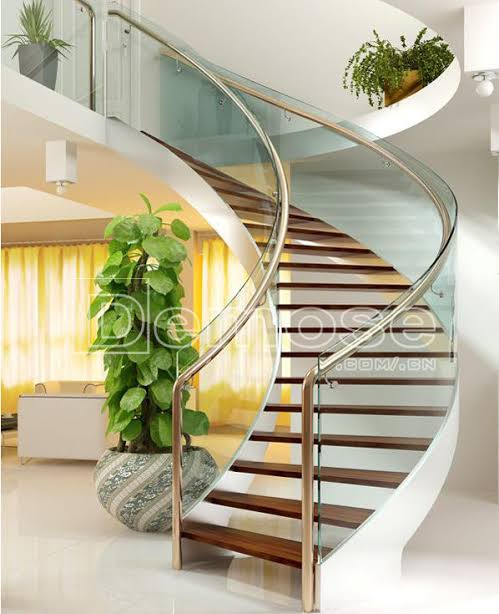
#> input picture Video-G-G-dev/prueba_imagen.jpg, 499 x 614 px
$ python -i preprocesamiento.py   (imports and definitions only)
#> lines starting #> are read from the running program, lines starting #| are printed output that depends on the picture
#> further down, picture is the input picture: shape (614, 499, 3); mean B, G, R 151.6, 177, 183.7
"""Correcciones adaptativas ligeras. Mantiene BGR para detección YOLO."""
import cv2
import numpy as np
from ..calidad.calidad import medir_calidad, validar_bgr


def _gamma(img, valor):
    lut = np.clip(255*(np.arange(256,dtype=np.float32)/255)**valor,0,255).astype(np.uint8)
    return cv2.LUT(img,lut)


def _clahe(img, clip=1.6):
#> called with clip = 1.6
    lab=cv2.cvtColor(img,cv2.COLOR_BGR2LAB)
#> lab: shape (614, 499, 3); mean of channels 0, 1, 2 182.9, 126.7, 142.1
    l,a,b=cv2.split(lab)
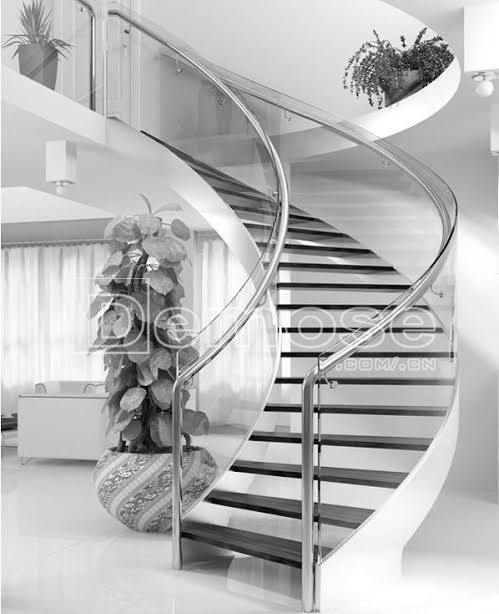
#> l: shape (614, 499); min 0, max 255, mean 182.9
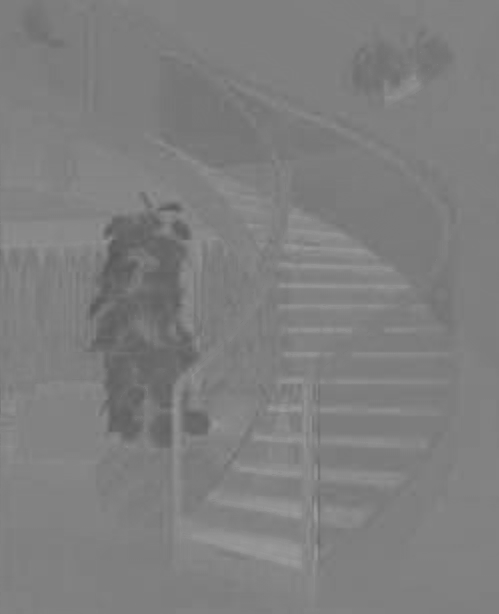
#> a: shape (614, 499); min 88, max 156, mean 126.7
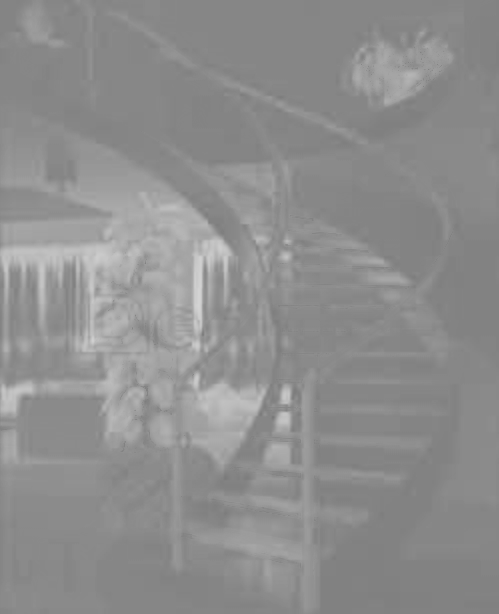
#> b: shape (614, 499); min 122, max 212, mean 142.1
    l=cv2.createCLAHE(clipLimit=clip,tileGridSize=(8,8)).apply(l)
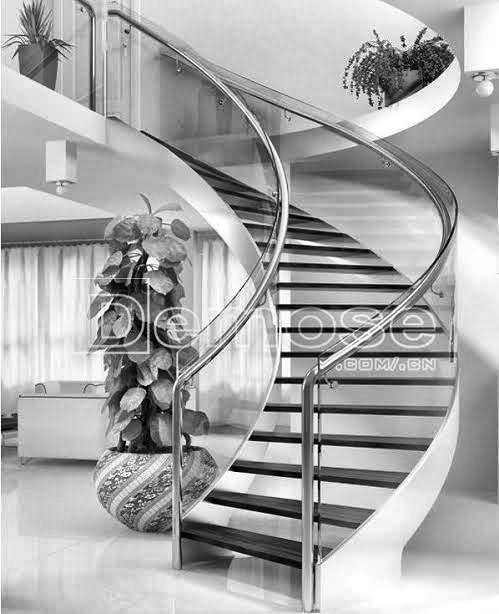
#> l: shape (614, 499); min 0, max 255, mean 168.5
    return cv2.cvtColor(cv2.merge((l,a,b)),cv2.COLOR_LAB2BGR)
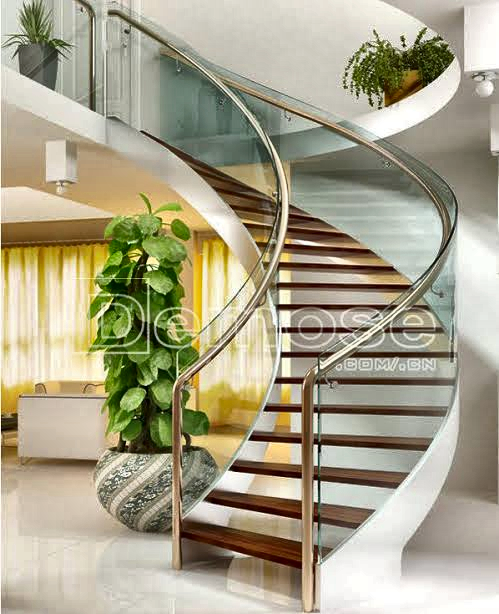
#> returned value: shape (614, 499, 3); mean B, G, R 137.7, 162.7, 168.9


def mejorar_imagen(frame, *, modo='adaptativo'):
    """Devuelve (BGR mejorada, metadatos). No modifica el frame recibido."""
    validar_bgr(frame)
    if modo not in ('original','adaptativo','clahe','gamma'):
        raise ValueError('Modo inválido: original, adaptativo, clahe o gamma')
    antes=medir_calidad(frame)
    img=frame.copy()
    op=[]
    if modo=='gamma':
        img=_gamma(img,.78); op.append('gamma=0.78')
    elif modo=='clahe':
        img=_clahe(img); op.append('clahe_lab=1.6')
    elif modo=='adaptativo':
        # Evaluar zonas recortadas y no oscurecer imágenes correctas.
        oscuro = antes['luminosidad'] < 78
        sombras = antes['sombras_fuertes_estimadas']
        contraste_bajo = antes['contraste'] < 38
        ruido_alto = antes['ruido_mad_estimado'] > 9
        if ruido_alto and (oscuro or sombras):
            img=cv2.medianBlur(img,3); op.append('mediana_3')
        if oscuro:
            gamma = .68 if antes['luminosidad'] < 45 else .83
            img=_gamma(img,gamma); op.append(f'gamma={gamma}')
        if sombras or (contraste_bajo and antes['luminosidad'] < 110):
            img=_clahe(img,clip=1.5); op.append('clahe_lab=1.5')
        # La escala de grises solo se usa para medir: YOLO recibe BGR.
    despues=medir_calidad(img)
    return img, {'modo':modo, 'operaciones':op, 'antes':antes, 'despues':despues,
                 'color_salida':'BGR', 'correccion_aplicada':bool(op)}

>>> import cv2
>>> picture = cv2.imread('../../../prueba_imagen.jpg')
>>> result = _clahe(picture)

$ run again, on Video-G-G-dev/2 objetos en ambas manos una persona  1 celular _1.png
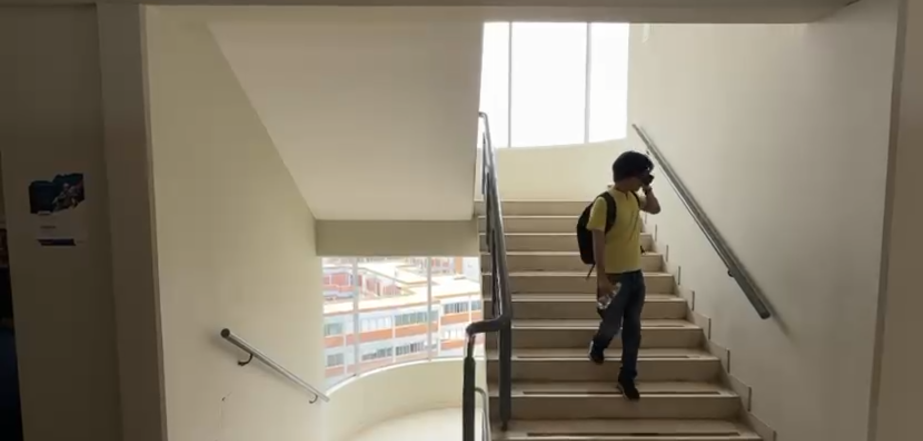
#> input picture Video-G-G-dev/2 objetos en ambas manos una persona  1 celular _1.png, 1846 x 881 px (shown at 1/2 size)
#> picture is the input picture: shape (881, 1846, 3); mean B, G, R 111.5, 128.2, 137.1
#> lab: shape (881, 1846, 3); mean of channels 0, 1, 2 135.5, 128.6, 138.5
#> in _clahe, `l=cv2.createCLAHE(clipLimit=clip,tileGridSize=(8,8)).apply(l)`:
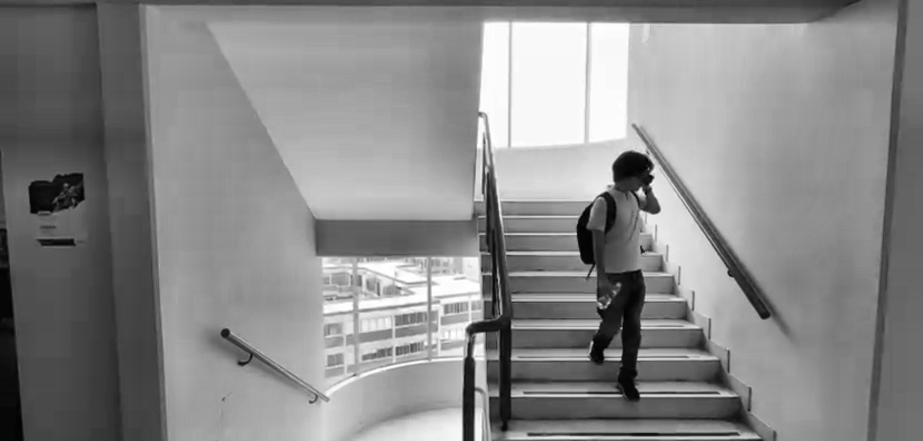
#> l: shape (881, 1846) (shown at 1/2 size); min 0, max 255, mean 136.3
#> in _clahe, `return cv2.cvtColor(cv2.merge((l,a,b)),cv2.COLOR_LAB2BGR)`:
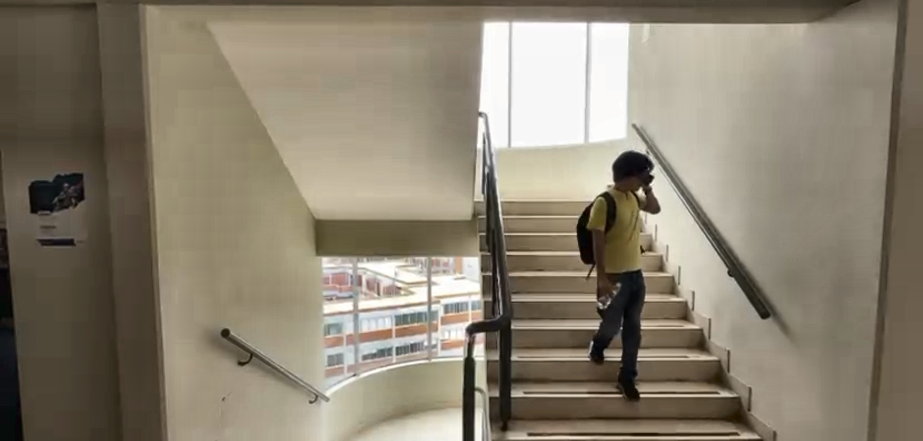
#> returned value: shape (881, 1846, 3) (shown at 1/2 size); mean B, G, R 112, 128.8, 137.8

$ run again, on Video-G-G-dev/2 objetos en ambas manos una persona  1 celular _2.png
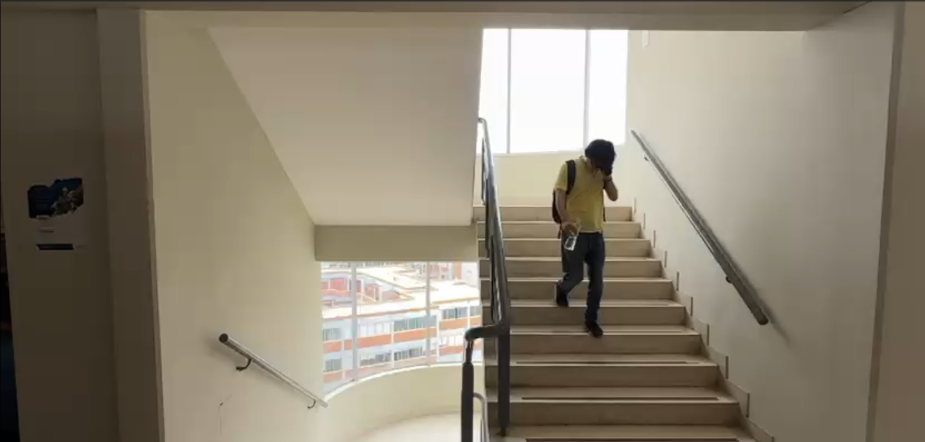
#> input picture Video-G-G-dev/2 objetos en ambas manos una persona  1 celular _2.png, 1850 x 883 px (shown at 1/2 size)
#> picture is the input picture: shape (883, 1850, 3); mean B, G, R 111.2, 128.1, 137.1
#> lab: shape (883, 1850, 3); mean of channels 0, 1, 2 135.5, 128.6, 138.5
#> in _clahe, `l=cv2.createCLAHE(clipLimit=clip,tileGridSize=(8,8)).apply(l)`:
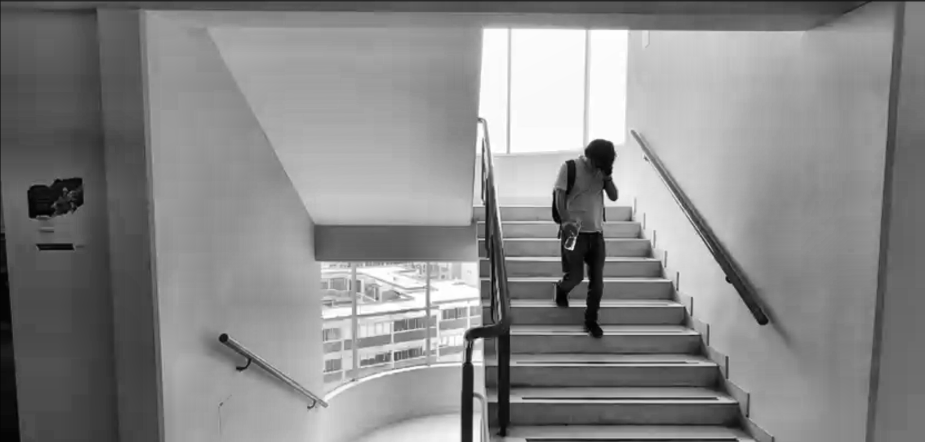
#> l: shape (883, 1850) (shown at 1/2 size); min 0, max 255, mean 136.3
#> in _clahe, `return cv2.cvtColor(cv2.merge((l,a,b)),cv2.COLOR_LAB2BGR)`:
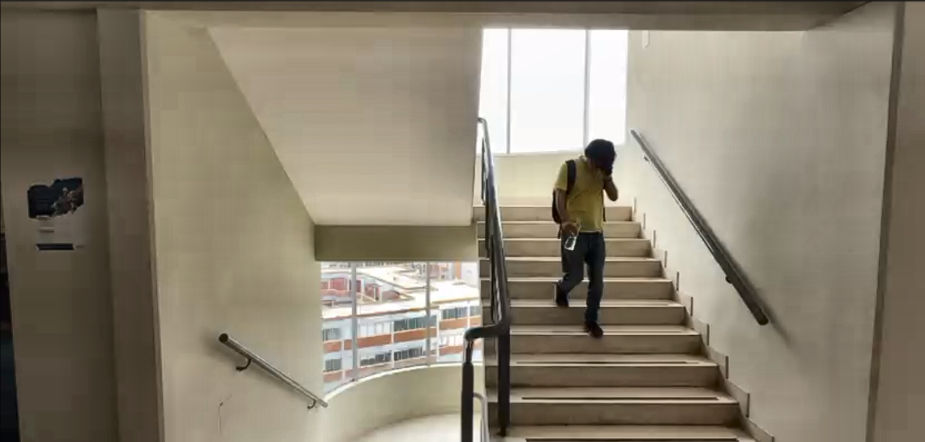
#> returned value: shape (883, 1850, 3) (shown at 1/2 size); mean B, G, R 111.9, 128.7, 137.8
